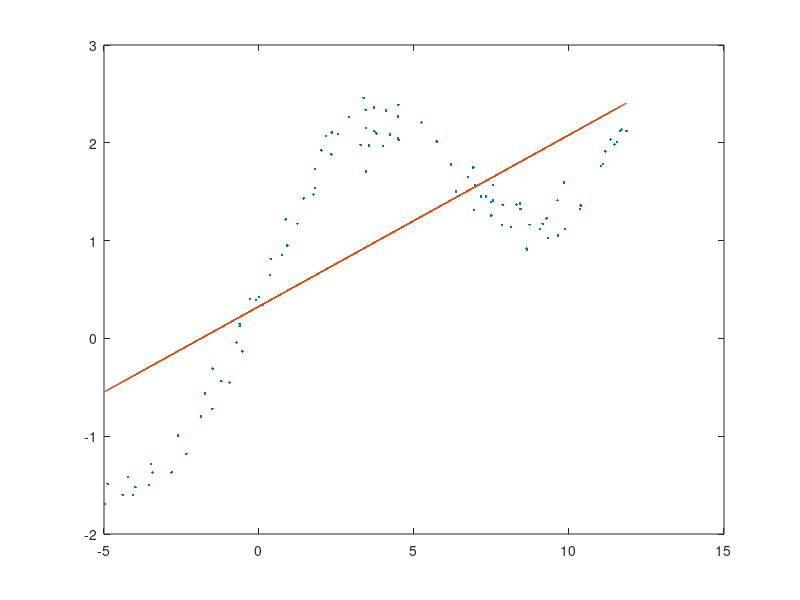

MATLAB code to generate this figure: (Note: this script raises an error after producing the figure.)
clear all;
close all;

x_train = load('q2x.dat');
y_train = load('q2y.dat');

m = size(x_train, 1);

X_aug = [ones(m, 1) x_train];
theta = X_aug \ y_train;

y_pred = X_aug * theta;

figure;
plot(x_train, y_train, '.', ...
    x_train, y_pred, '-');

tau = 0.8;  % looks pretty good!
% tau = 0.1;  % way overfits
% tau = 0.3;  % slightly overfit
% tau = 2.0;  % a bit too much smoothing?
% tau = 10.0;  % underfit, almost back to unweighted

x_test = linspace(min(x_train), max(x_train));
y_test = zeros(size(x_test));

for ind = 1 : length(x_test)
    y_test(ind) = locally_weighted_linear_regression(x_train, y_train, ...
        x_test(ind), tau);
end

figure;
plot(x_train, y_train, '.', ...
    x_test, y_test, '-');
